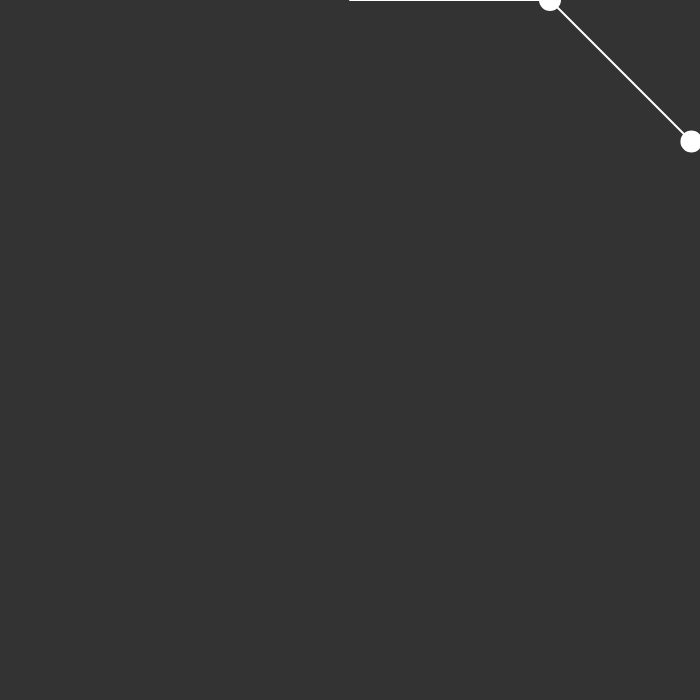
Frame 1 (no input)
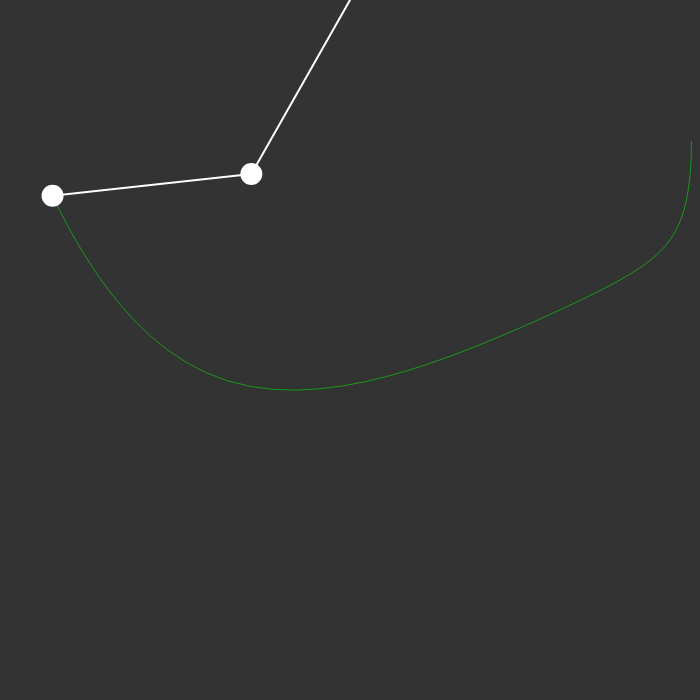
Frame 60 (no input)
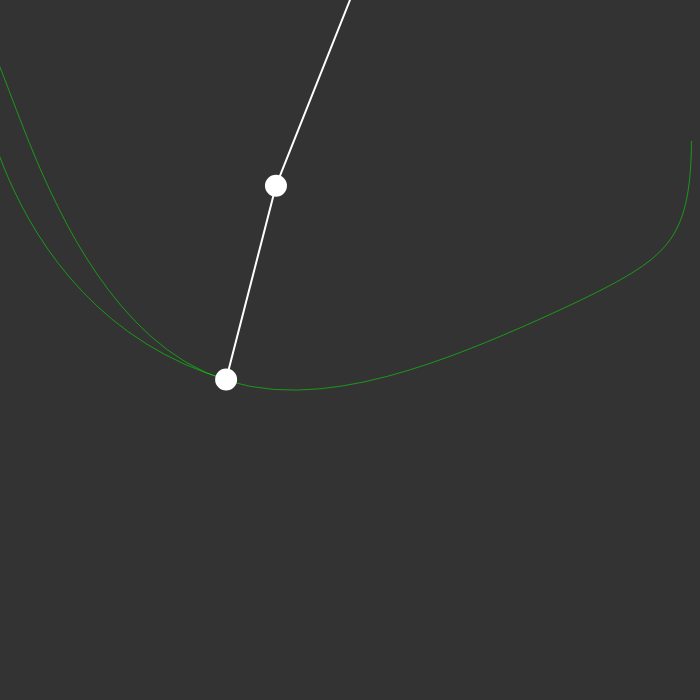
Frame 120 (the mouse pressed at the canvas centre since frame 60)

The p5.js sketch that drew these frames (run headless with seeded random() and noise() and a simulated clock; from frame 60 on, the mouse is pressed at the canvas centre):

// p5.js sketch
// ── sketch.js
let canvasWidth = 700;
let canvasHeight = 700;

let r1 = 200;
let r2 = 200;
let m1 = 20;
let m2 = 20;
let theta1 = Math.PI / 2;
let theta2 = Math.PI / 4;
let x1 = 0;
let y1 = 0;
let x2 = 0;
let y2 = 0;
let a1_v = 0;
let a2_v = 0;
let g = 0.6;

let damping = 0.99;

let trail = []; // Array to store trail points

function setup() {
  createCanvas(canvasWidth, canvasHeight);
}

function draw() {
  background(51);
  stroke(255);
  translate(width / 2, 0);

  // Simulate motion
  var num1 = -g * (2 * m1 + m2) * sin(theta1);
  var num2 = -m2 * g * sin(theta1 - 2 * theta2);
  var num3 = -2 * sin(theta1 - theta2) * m2;
  var num4 = a2_v * a2_v * r2 + a1_v * a1_v * r1 * cos(theta1 - theta2);
  var den = r1 * (2 * m1 + m2 - m2 * cos(2 * theta1 - 2 * theta2));
  var a1_a = (num1 + num2 + num3 * num4) / den;

  num1 = 2 * sin(theta1 - theta2);
  num2 = a1_v * a1_v * r1 * (m1 + m2);
  num3 = g * (m1 + m2) * cos(theta1);
  num4 = a2_v * a2_v * r2 * m2 * cos(theta1 - theta2);
  den = r2 * (2 * m1 + m2 - m2 * cos(2 * theta1 - 2 * theta2));
  var a2_a = (num1 * (num2 + num3 + num4)) / den;

  x1 = r1 * sin(theta1);
  y1 = r1 * cos(theta1);

  x2 = x1 + r2 * sin(theta2);
  y2 = y1 + r2 * cos(theta2);

  // Store the current position of second pendulum
  trail.push({ x: x2, y: y2 });

  // Limit the trail length
  if (trail.length > 300) {
    trail.splice(0, 1);
  }

  // Draw the trail
  noFill();
  strokeWeight(0.5);
  stroke(0, 255, 0); // Green color with transparency
  beginShape();
  for (let i = 0; i < trail.length; i++) {
    let t = trail[i];
    vertex(t.x, t.y);
  }
  endShape();

  // Draw the pendulum arms and masses
  strokeWeight(2);
  stroke(255);
  line(0, 0, x1, y1);
  line(x1, y1, x2, y2);

  fill(255);
  ellipse(x1, y1, m1, m1);
  ellipse(x2, y2, m2, m2);

  a1_v += a1_a;
  a2_v += a2_a;

  theta1 += a1_v;
  theta2 += a2_v;

  // Apply damping
//   a1_v *= damping;
//   a2_v *= damping;

  if (theta1 > TWO_PI) {
    theta1 = 0;
  }
  if (theta2 > TWO_PI) {
    theta2 = 0;
  }
}
